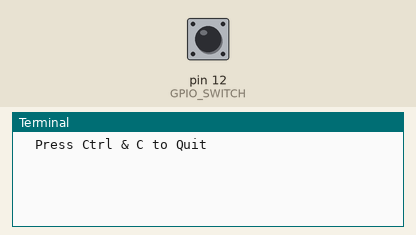
A program run on a simulated Raspberry Pi (header pin numbers). On the bench: the last lines printed to the terminal. Inputs (shaded band) come from the test bench; at power-on: pin 12 (GPIO_SWITCH) HIGH. The clock reads 2024-03-15 10:24:30 at power-on unless the program sets it; the camera gives no picture and a still takes 0.5 s.

Above: at 1.2 s.
1.3 s: pin 12 (GPIO_SWITCH) pulled LOW for 0.3 s
At 2.2 s:
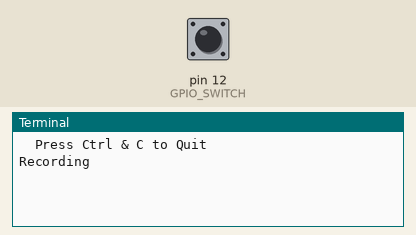
3.1 s: pin 12 (GPIO_SWITCH) driven LOW
At 3.5 s:
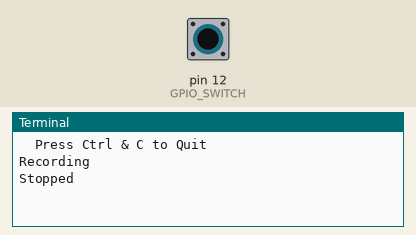

Measured:
- after the input at 1.3 s, the terminal: prints a new line after 0.20 s (image 1)
- after the input at 3.1 s, the terminal: prints a new line at once (image 2)

The program:

sx70_video_capture.py
```python
import picamera
import datetime
import time, os
import RPi.GPIO as GPIO
from subprocess import call

GPIO.setmode(GPIO.BOARD)
GPIO.setwarnings(False)
GPIO_SWITCH = 12
GPIO.setup(GPIO_SWITCH,GPIO.IN,pull_up_down = GPIO.PUD_UP)

print ("  Press Ctrl & C to Quit")

Record = 0

try:
   while True:
      with picamera.PiCamera() as camera:
         camera.resolution = (700, 700)
         camera.framerate = 25
         while GPIO.input(GPIO_SWITCH) == 1 :
            time.sleep(0.25)
         Record = 1
         print ("Recording")
         now = datetime.datetime.now()
         timestamp = now.strftime("%y%m%d%H%M%S")
         video_path = '/home/pi/movie/capture/'
         camera.start_preview()
         camera.start_recording(video_path + timestamp + '.h264')
         time.sleep(.5)
         while Record == 1:
            camera.wait_recording(.01)
            if GPIO.input(GPIO_SWITCH) == 0:
               print ("Stopped")
               camera.stop_recording()
               Record = 0
               while GPIO.input(GPIO_SWITCH) == 0:
                  time.sleep(0.1)
               time.sleep(.5)
      cmd = 'MP4Box -add ' + video_path + timestamp + '.h264 ' + video_path + timestamp + '.mp4'
      call ([cmd], shell=True)
      os.remove(video_path + timestamp + '.h264')
      os.rename(video_path + timestamp + '.mp4', '/home/pi/movie/edit/' + timestamp + '.mp4')

except KeyboardInterrupt:
  print ("Quit")
  GPIO.cleanup()
```
